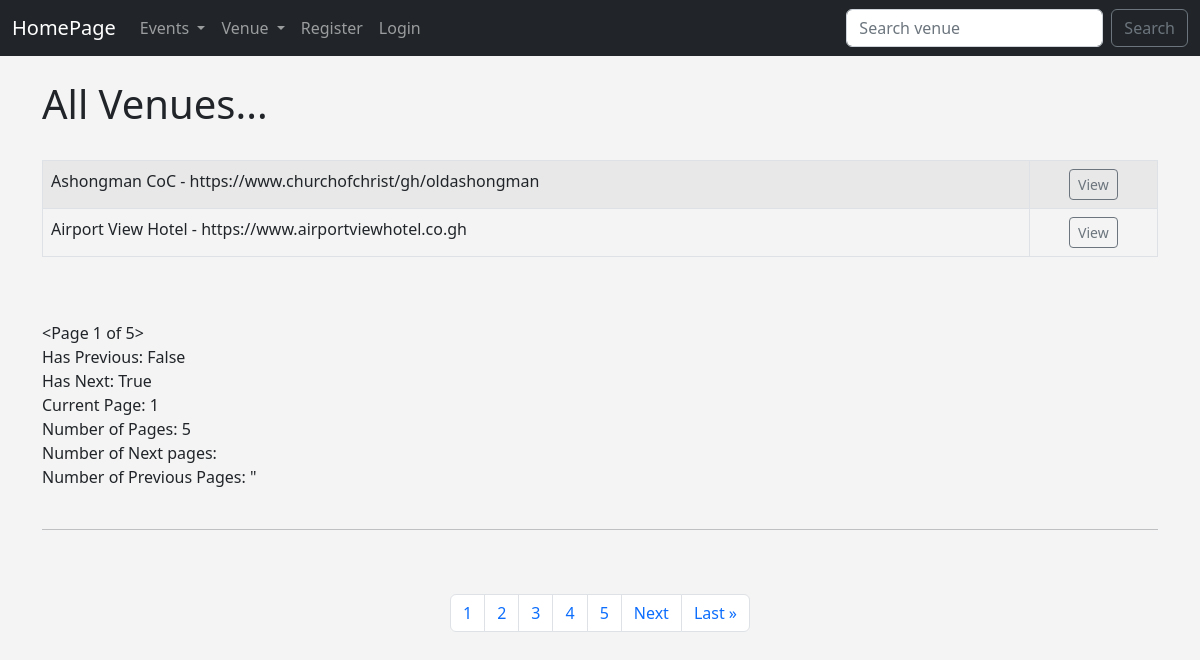
Page /list_venues/ on the committed database.
### events/models.py (models this page shows)
class Venue(models.Model):
    venue_name = models.CharField('Venue Name', max_length=120)
    veune_address = models.CharField(max_length=300)
    veune_zip_code = models.CharField('Zip Code', max_length=15)
    veune_phone = models.CharField(
        'Contact Phone', max_length=10, blank=True)
    veune_web = models.URLField('Website Address', blank=True)
    veune_email_address = models.EmailField('Email Address', blank=True)
    owner = models.IntegerField("Venue Owner", blank=False, default=1)
    venue_image = models.ImageField(null=True, blank=True, upload_to="images/")
    def __str__(self):
        return self.venue_name

### events/views.py (the view)
# urls.py: path('list_venues/', views.list_venue, name='list-venue'),
def list_venue(request):
    VenueList = Venue.objects.all().order_by('venue_name')
    p = Paginator(Venue.objects.all(), 2)
    page = request.GET.get('page')
    venuePagination = p.get_page(page)
    nums = "a" * venuePagination.paginator.num_pages
    return render(request, 'venue/venue_lists.html', {
        'VenueList': VenueList,  # to output the query result on the page
        'venuePagination': venuePagination,  # output query by paginations
        'showNums': nums  # to pass the page numbers on the page
    })

### events/templates/venue/venue_lists.html (shortened to what this page needs)
{% extends 'base.html' %}
{% block content %}
    <h1>All Venues...</h1>
    <br>
    <table class="table table-hover table-striped table-bordered">
        {% for venue in venuePagination %}
            <tr>
                <td>
                    {{ venue }} - {{ venue.veune_web }}
                </td>
                <td align="center">
                    <a href="{% url 'events:show-venue' venue.id %}" class="btn btn-outline-secondary btn-sm">View</a>
                </td>
            </tr>
        {% endfor %}
    </table>
    <br>
    <br>
    {{ venuePagination }} <br>
    Has Previous: {{ venuePagination.has_previous }} <br>
    Has Next: {{ venuePagination.has_next }} <br>
    Current Page: {{ venuePagination.number }} <br>
    Number of Pages: {{ venuePagination.paginator.num_pages }} <br>
    Number of Next pages: {{ venuePagination.next_page_numbe }} <br>
    Number of Previous Pages: {{ venuePagination.previous_page_numbe }}"<br><br>
    <hr><br><br>
    <nav aria-label="Page navigation example">
        <ul class="pagination justify-content-center">
            {% for i in showNums %}
                <li class="page-item"><a class="page-link" href="?page={{ forloop.counter }}">{{ forloop.counter }}</a></li>
            {% endfor %}
            {% if venuePagination.has_next %}
                <li class="page-item"><a class="page-link" href="?page={{ venuePagination.next_page_number }}">Next</a></li>
                <li class="page-item"><a class="page-link" href="?page={{ venuePagination.paginator.num_pages }}">Last &raquo</a> </li>
            {% endif%}
        </ul>
    </nav>
{% endblock %}

### events/templates/base.html (style rules this page uses)
body { background: #f4f4f4; }

### rows in the picture
Venue: venue_name "Ashongman CoC", veune_web "https://www.churchofchrist/gh/oldashongman"
Venue: venue_name "Airport View Hotel", veune_web "https://www.airportviewhotel.co.gh"

### other values in the picture
{{ venuePagination }} "<Page 1 of 5>"
{{ venuePagination.has_previous }} "False"
{{ venuePagination.has_next }} "True"
{{ venuePagination.number }} "1"
{{ venuePagination.paginator.num_pages }} "5"
